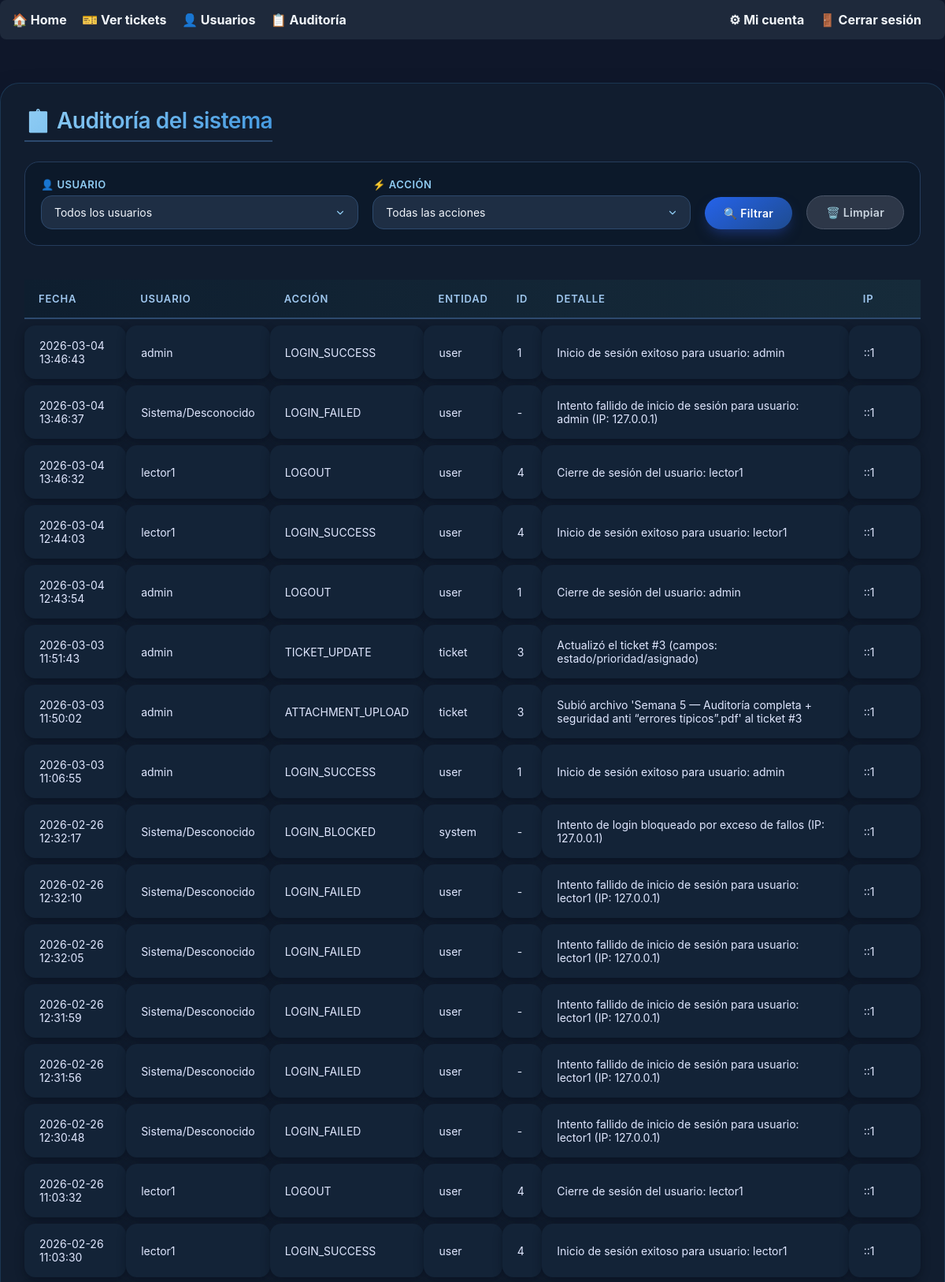
Screenshot of /audit.php (signed in, upper part) with the database file from the repository.
### tables this page shows
CREATE TABLE audit_logs (
            id INTEGER PRIMARY KEY AUTOINCREMENT,
            user_id INTEGER,
            action VARCHAR(50) NOT NULL,
            entity VARCHAR(50) NOT NULL,
            entity_id INTEGER,
            details TEXT NOT NULL,
            ip_address VARCHAR(45),
            user_agent TEXT,
            created_at DATETIME DEFAULT CURRENT_TIMESTAMP
        );

CREATE TABLE users (
            id INTEGER PRIMARY KEY AUTOINCREMENT,
            username TEXT NOT NULL UNIQUE,
            password_hash TEXT NOT NULL,
            role TEXT NOT NULL CHECK(role IN ('admin','tecnico','lector')),
            created_at TEXT NOT NULL DEFAULT (datetime('now'))
        );

### public/audit.php (called while the page is built, shortened)
<?php
require_once __DIR__ . '/../app/audit.php';
$db->setAttribute(PDO::ATTR_ERRMODE, PDO::ERRMODE_EXCEPTION);
$params = [];
$sql = "SELECT audit_logs.*, users.username
        FROM audit_logs
        LEFT JOIN users ON audit_logs.user_id = users.id";
$sql .= " ORDER BY audit_logs.created_at DESC";
$stmt = $db->prepare($sql);
$stmt->execute($params);
$logs = $stmt->fetchAll(PDO::FETCH_ASSOC);
require_once __DIR__ . '/../views/audit.php';

### views/audit.php (the view, shortened to what this page needs)
<!DOCTYPE html>
<html lang="es">
<head>
</head>
<body>
    <?php require_once __DIR__ . '/partials/menu.php'; ?>
    <div class="audit-container">
        <h1>📋 Auditoría del sistema</h1>
        <form method="GET" class="filters">
            <div class="filter-group">
                <label for="user_id">👤 Usuario</label>
                <select name="user_id" id="user_id">
                    <option value="">Todos los usuarios</option>
                </select>
            </div>
            <div class="filter-group">
                <label for="action">⚡ Acción</label>
                <select name="action" id="action">
                    <option value="">Todas las acciones</option>
                </select>
            </div>
            <button type="submit" class="btn-filter">🔍 Filtrar</button>
            <a href="audit.php" class="btn-clear">🗑️ Limpiar</a>
        </form>
        <?php if (empty($logs)): ?>
            <div class="no-results">
                ✨ No hay registros de auditoría que coincidan con los filtros.
            </div>
        <?php else: ?>
            <table class="audit-table">
                <thead>
                    <tr>
                        <th>Fecha</th>
                        <th>Usuario</th>
                        <th>Acción</th>
                        <th>Entidad</th>
                        <th>ID</th>
                        <th>Detalle</th>
                        <th>IP</th>
                    </tr>
                </thead>
                <tbody>
                    <?php foreach ($logs as $log): ?>
                        <tr>
                            <td><?= htmlspecialchars($log['created_at']) ?></td>
                            <td><?= htmlspecialchars($log['username'] ?? 'Sistema/Desconocido') ?></td>
                            <td data-action="<?= htmlspecialchars($log['action']) ?>"><?= htmlspecialchars($log['action']) ?></td>
                            <td><?= htmlspecialchars($log['entity']) ?></td>
                            <td><?= htmlspecialchars($log['entity_id'] ?? '-') ?></td>
                            <td><?= htmlspecialchars($log['details']) ?></td>
                            <td><?= htmlspecialchars($log['ip_address'] ?? '-') ?></td>
                        </tr>
                    <?php endforeach; ?>
                </tbody>
            </table>
        <?php endif; ?>
    </div>
</body>
</html>

### views/audit.php (style rules this page uses)
* { margin: 0; padding: 0; box-sizing: border-box; font-family: 'Inter', system-ui, -apple-system, BlinkMacSystemFont, 'Segoe UI', Roboto, sans-serif; }
body { background-color: #0f172a; min-height: 100vh; display: flex; flex-direction: column; }
.audit-container { max-width: 1300px; margin: 30px auto; padding: 30px; background: rgba(18, 30, 48, 0.9); backdrop-filter: blur(8px); border-radius: 24px; box-shadow: 0 20px 40px -10px rgba(0, 20, 40, 0.7); border: 1px solid rgba(66, 153, 225, 0.2); color: #e2e8f0; }
.audit-container h1 { font-size: 28px; font-weight: 600; margin-bottom: 25px; background: linear-gradient(135deg, #90cdf4 0%, #4299e1 100%); -webkit-background-clip: text; -webkit-text-fill-color: transparent; background-clip: text; letter-spacing: -0.5px; display: inline-block; border-bottom: 2px solid #2d4a6e; padding-bottom: 8px; }
.filters { display: flex; gap: 18px; align-items: flex-end; margin-bottom: 35px; flex-wrap: wrap; background: rgba(10, 25, 41, 0.7); padding: 20px; border-radius: 18px; border: 1px solid #253c5c; }
.filter-group { display: flex; flex-direction: column; flex: 1 1 200px; }
.filter-group label { font-weight: 600; font-size: 13px; text-transform: uppercase; letter-spacing: 0.5px; margin-bottom: 6px; color: #90cdf4; }
.filter-group select { background: #1e2e44; border: 1px solid #2d4a6e; border-radius: 14px; padding: 12px 16px; color: #f0f4fa; font-size: 14px; outline: none; transition: all 0.2s ease; cursor: pointer; appearance: none; background-repeat: no-repeat; background-position: right 15px center; background-size: 14px; }
.btn-filter, .btn-clear { padding: 12px 24px; border: none; border-radius: 40px; font-weight: 600; font-size: 14px; cursor: pointer; transition: all 0.3s ease; text-decoration: none; display: inline-flex; align-items: center; justify-content: center; gap: 8px; letter-spacing: 0.3px; }
.btn-filter { background: linear-gradient(145deg, #2563eb, #1e4b8f); color: white; box-shadow: 0 8px 18px -6px #1e3a8a; }
.btn-clear { background: #2d3748; color: #cbd5e0; border: 1px solid #4a5568; }
.audit-table { width: 100%; border-collapse: separate; border-spacing: 0 8px; margin-top: 20px; }
.audit-table thead tr { background: linear-gradient(90deg, #0e1e2f, #162b3a); }
.audit-table th { padding: 16px 18px; text-align: left; font-weight: 600; font-size: 13px; text-transform: uppercase; letter-spacing: 0.8px; color: #a0c8f0; border-bottom: 2px solid #2d4a6e; white-space: nowrap; }
.audit-table td { padding: 16px 18px; background: #132337; border-radius: 14px; font-size: 14px; color: #e0e7ff; box-shadow: 0 4px 12px rgba(0, 10, 20, 0.4); transition: all 0.25s ease; border: 1px solid transparent; }

### rows the page displays
audit_logs: created_at "2026-03-04 13:46:43", user.username "admin", action "LOGIN_SUCCESS", entity "user", entity "1", details "Inicio de sesión exitoso para usuario: admin", ip_address "::1"
audit_logs: created_at "2026-03-04 13:46:37", username "Sistema/Desconocido", action "LOGIN_FAILED", entity "user", entity "-", details "Intento fallido de inicio de sesión para usuario: admin (IP: 127.0.0.1)", ip_address "::1"
audit_logs: created_at "2026-03-04 13:46:32", user.username "lector1", action "LOGOUT", entity "user", entity "4", details "Cierre de sesión del usuario: lector1", ip_address "::1"
audit_logs: created_at "2026-03-04 12:44:03", user.username "lector1", action "LOGIN_SUCCESS", entity "user", entity "4", details "Inicio de sesión exitoso para usuario: lector1", ip_address "::1"
audit_logs: created_at "2026-03-04 12:43:54", user.username "admin", action "LOGOUT", entity "user", entity "1", details "Cierre de sesión del usuario: admin", ip_address "::1"
audit_logs: created_at "2026-03-03 11:51:43", user.username "admin", action "TICKET_UPDATE", entity "ticket", entity "3", details "Actualizó el ticket #3 (campos: estado/prioridad/asignado)", ip_address "::1"
audit_logs: created_at "2026-03-03 11:50:02", user.username "admin", action "ATTACHMENT_UPLOAD", entity "ticket", entity "3", details "Subió archivo 'Semana 5 — Auditoría completa + seguridad anti “errores típicos”.pdf' al ticket #3", ip_address "::1"
audit_logs: created_at "2026-03-03 11:06:55", user.username "admin", action "LOGIN_SUCCESS", entity "user", entity "1", details "Inicio de sesión exitoso para usuario: admin", ip_address "::1"
audit_logs: created_at "2026-02-26 12:32:17", username "Sistema/Desconocido", action "LOGIN_BLOCKED", entity "system", entity "-", details "Intento de login bloqueado por exceso de fallos (IP: 127.0.0.1)", ip_address "::1"
audit_logs: created_at "2026-02-26 12:32:10", username "Sistema/Desconocido", action "LOGIN_FAILED", entity "user", entity "-", details "Intento fallido de inicio de sesión para usuario: lector1 (IP: 127.0.0.1)", ip_address "::1"
audit_logs: created_at "2026-02-26 12:32:05", username "Sistema/Desconocido", action "LOGIN_FAILED", entity "user", entity "-", details "Intento fallido de inicio de sesión para usuario: lector1 (IP: 127.0.0.1)", ip_address "::1"
audit_logs: created_at "2026-02-26 12:31:59", username "Sistema/Desconocido", action "LOGIN_FAILED", entity "user", entity "-", details "Intento fallido de inicio de sesión para usuario: lector1 (IP: 127.0.0.1)", ip_address "::1"
audit_logs: created_at "2026-02-26 12:31:56", username "Sistema/Desconocido", action "LOGIN_FAILED", entity "user", entity "-", details "Intento fallido de inicio de sesión para usuario: lector1 (IP: 127.0.0.1)", ip_address "::1"
audit_logs: created_at "2026-02-26 12:30:48", username "Sistema/Desconocido", action "LOGIN_FAILED", entity "user", entity "-", details "Intento fallido de inicio de sesión para usuario: lector1 (IP: 127.0.0.1)", ip_address "::1"
audit_logs: created_at "2026-02-26 11:03:32", user.username "lector1", action "LOGOUT", entity "user", entity "4", details "Cierre de sesión del usuario: lector1", ip_address "::1"
audit_logs: created_at "2026-02-26 11:03:30", user.username "lector1", action "LOGIN_SUCCESS", entity "user", entity "4", details "Inicio de sesión exitoso para usuario: lector1", ip_address "::1"
